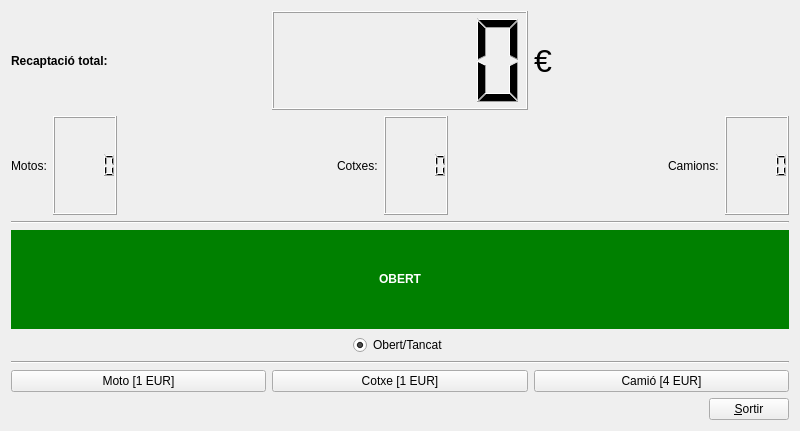
<?xml version="1.0" encoding="UTF-8"?>
<ui version="4.0">
 <class>MyForm</class>
 <widget class="QWidget" name="MyForm">
  <property name="geometry">
   <rect>
    <x>0</x>
    <y>0</y>
    <width>800</width>
    <height>431</height>
   </rect>
  </property>
  <property name="windowTitle">
   <string>Peatge</string>
  </property>
  <layout class="QHBoxLayout" name="horizontalLayout_5">
   <item>
    <layout class="QVBoxLayout" name="verticalLayout">
     <item>
      <layout class="QHBoxLayout" name="horizontalLayout_2">
       <item>
        <widget class="QLabel" name="label_4">
         <property name="font">
          <font>
           <weight>75</weight>
           <italic>false</italic>
           <bold>true</bold>
           <underline>false</underline>
          </font>
         </property>
         <property name="text">
          <string>Recaptació total:</string>
         </property>
        </widget>
       </item>
       <item>
        <widget class="MyQLCDNumber" name="lcdNumber">
         <property name="font">
          <font>
           <weight>50</weight>
           <bold>false</bold>
          </font>
         </property>
        </widget>
       </item>
       <item>
        <widget class="QLabel" name="label_6">
         <property name="font">
          <font>
           <pointsize>24</pointsize>
           <weight>50</weight>
           <bold>false</bold>
          </font>
         </property>
         <property name="text">
          <string>€</string>
         </property>
        </widget>
       </item>
      </layout>
     </item>
     <item>
      <layout class="QHBoxLayout" name="horizontalLayout">
       <item>
        <widget class="QLabel" name="label">
         <property name="text">
          <string>Motos:</string>
         </property>
        </widget>
       </item>
       <item>
        <widget class="MyQLCDNumber" name="lcdNumber_2"/>
       </item>
       <item>
        <spacer name="horizontalSpacer_5">
         <property name="orientation">
          <enum>Qt::Horizontal</enum>
         </property>
         <property name="sizeHint" stdset="0">
          <size>
           <width>40</width>
           <height>20</height>
          </size>
         </property>
        </spacer>
       </item>
       <item>
        <widget class="QLabel" name="label_2">
         <property name="text">
          <string>Cotxes:</string>
         </property>
        </widget>
       </item>
       <item>
        <widget class="MyQLCDNumber" name="lcdNumber_3"/>
       </item>
       <item>
        <spacer name="horizontalSpacer_6">
         <property name="orientation">
          <enum>Qt::Horizontal</enum>
         </property>
         <property name="sizeHint" stdset="0">
          <size>
           <width>40</width>
           <height>20</height>
          </size>
         </property>
        </spacer>
       </item>
       <item>
        <widget class="QLabel" name="label_3">
         <property name="text">
          <string>Camions:</string>
         </property>
        </widget>
       </item>
       <item>
        <widget class="MyQLCDNumber" name="lcdNumber_4"/>
       </item>
      </layout>
     </item>
     <item>
      <widget class="Line" name="line">
       <property name="orientation">
        <enum>Qt::Horizontal</enum>
       </property>
      </widget>
     </item>
     <item>
      <widget class="MyQLabel" name="label_5">
       <property name="font">
        <font>
         <weight>75</weight>
         <bold>true</bold>
        </font>
       </property>
       <property name="styleSheet">
        <string notr="true">background-color: green;
</string>
       </property>
       <property name="frameShadow">
        <enum>QFrame::Plain</enum>
       </property>
       <property name="text">
        <string>&lt;html&gt;&lt;head/&gt;&lt;body&gt;&lt;p&gt;&lt;span style=&quot; font-weight:1000; color:#ffffff;&quot;&gt;OBERT&lt;/span&gt;&lt;/p&gt;&lt;/body&gt;&lt;/html&gt;</string>
       </property>
       <property name="alignment">
        <set>Qt::AlignCenter</set>
       </property>
      </widget>
     </item>
     <item>
      <layout class="QHBoxLayout" name="horizontalLayout_3">
       <item>
        <spacer name="horizontalSpacer">
         <property name="orientation">
          <enum>Qt::Horizontal</enum>
         </property>
         <property name="sizeHint" stdset="0">
          <size>
           <width>40</width>
           <height>20</height>
          </size>
         </property>
        </spacer>
       </item>
       <item>
        <widget class="QRadioButton" name="radioButton_2">
         <property name="styleSheet">
          <string notr="true"/>
         </property>
         <property name="text">
          <string>Obert/Tancat</string>
         </property>
         <property name="checked">
          <bool>true</bool>
         </property>
        </widget>
       </item>
       <item>
        <spacer name="horizontalSpacer_2">
         <property name="orientation">
          <enum>Qt::Horizontal</enum>
         </property>
         <property name="sizeHint" stdset="0">
          <size>
           <width>40</width>
           <height>20</height>
          </size>
         </property>
        </spacer>
       </item>
      </layout>
     </item>
     <item>
      <widget class="Line" name="line_2">
       <property name="orientation">
        <enum>Qt::Horizontal</enum>
       </property>
      </widget>
     </item>
     <item>
      <layout class="QHBoxLayout" name="horizontalLayout_6">
       <item>
        <widget class="QPushButton" name="pushButton_2">
         <property name="text">
          <string>Moto [1 EUR]</string>
         </property>
        </widget>
       </item>
       <item>
        <widget class="QPushButton" name="pushButton">
         <property name="text">
          <string>Cotxe [1 EUR]</string>
         </property>
        </widget>
       </item>
       <item>
        <widget class="QPushButton" name="pushButton_3">
         <property name="text">
          <string>Camió [4 EUR]</string>
         </property>
        </widget>
       </item>
      </layout>
     </item>
     <item>
      <layout class="QHBoxLayout" name="horizontalLayout_7">
       <item>
        <spacer name="horizontalSpacer_3">
         <property name="orientation">
          <enum>Qt::Horizontal</enum>
         </property>
         <property name="sizeHint" stdset="0">
          <size>
           <width>40</width>
           <height>20</height>
          </size>
         </property>
        </spacer>
       </item>
       <item>
        <widget class="QPushButton" name="pushButton_4">
         <property name="text">
          <string>&amp;Sortir</string>
         </property>
        </widget>
       </item>
      </layout>
     </item>
    </layout>
   </item>
  </layout>
 </widget>
 <customwidgets>
  <customwidget>
   <class>MyQLabel</class>
   <extends>QLabel</extends>
   <header>MyQLabel.h</header>
   <slots>
    <slot>changeOpen()</slot>
   </slots>
  </customwidget>
  <customwidget>
   <class>MyQLCDNumber</class>
   <extends>QLCDNumber</extends>
   <header>MyQLCDNumber.h</header>
   <slots>
    <slot>increment()</slot>
    <slot>incrementRecaptacio()</slot>
    <slot>incrementRecaptacioPlus()</slot>
   </slots>
  </customwidget>
 </customwidgets>
 <resources/>
 <connections>
  <connection>
   <sender>pushButton_4</sender>
   <signal>clicked()</signal>
   <receiver>MyForm</receiver>
   <slot>close()</slot>
   <hints>
    <hint type="sourcelabel">
     <x>750</x>
     <y>397</y>
    </hint>
    <hint type="destinationlabel">
     <x>791</x>
     <y>356</y>
    </hint>
   </hints>
  </connection>
  <connection>
   <sender>radioButton_2</sender>
   <signal>clicked()</signal>
   <receiver>label_5</receiver>
   <slot>changeOpen()</slot>
   <hints>
    <hint type="sourcelabel">
     <x>370</x>
     <y>244</y>
    </hint>
    <hint type="destinationlabel">
     <x>265</x>
     <y>194</y>
    </hint>
   </hints>
  </connection>
  <connection>
   <sender>pushButton_2</sender>
   <signal>clicked()</signal>
   <receiver>lcdNumber_2</receiver>
   <slot>increment()</slot>
   <hints>
    <hint type="sourcelabel">
     <x>105</x>
     <y>327</y>
    </hint>
    <hint type="destinationlabel">
     <x>85</x>
     <y>108</y>
    </hint>
   </hints>
  </connection>
  <connection>
   <sender>pushButton</sender>
   <signal>clicked()</signal>
   <receiver>lcdNumber_3</receiver>
   <slot>increment()</slot>
   <hints>
    <hint type="sourcelabel">
     <x>380</x>
     <y>327</y>
    </hint>
    <hint type="destinationlabel">
     <x>436</x>
     <y>105</y>
    </hint>
   </hints>
  </connection>
  <connection>
   <sender>pushButton_3</sender>
   <signal>clicked()</signal>
   <receiver>lcdNumber_4</receiver>
   <slot>increment()</slot>
   <hints>
    <hint type="sourcelabel">
     <x>681</x>
     <y>326</y>
    </hint>
    <hint type="destinationlabel">
     <x>748</x>
     <y>114</y>
    </hint>
   </hints>
  </connection>
  <connection>
   <sender>pushButton_2</sender>
   <signal>clicked()</signal>
   <receiver>lcdNumber</receiver>
   <slot>incrementRecaptacio()</slot>
   <hints>
    <hint type="sourcelabel">
     <x>205</x>
     <y>323</y>
    </hint>
    <hint type="destinationlabel">
     <x>334</x>
     <y>48</y>
    </hint>
   </hints>
  </connection>
  <connection>
   <sender>pushButton</sender>
   <signal>clicked()</signal>
   <receiver>lcdNumber</receiver>
   <slot>incrementRecaptacio()</slot>
   <hints>
    <hint type="sourcelabel">
     <x>495</x>
     <y>330</y>
    </hint>
    <hint type="destinationlabel">
     <x>511</x>
     <y>39</y>
    </hint>
   </hints>
  </connection>
  <connection>
   <sender>pushButton_3</sender>
   <signal>clicked()</signal>
   <receiver>lcdNumber</receiver>
   <slot>incrementRecaptacioPlus()</slot>
   <hints>
    <hint type="sourcelabel">
     <x>616</x>
     <y>318</y>
    </hint>
    <hint type="destinationlabel">
     <x>471</x>
     <y>30</y>
    </hint>
   </hints>
  </connection>
 </connections>
</ui>
